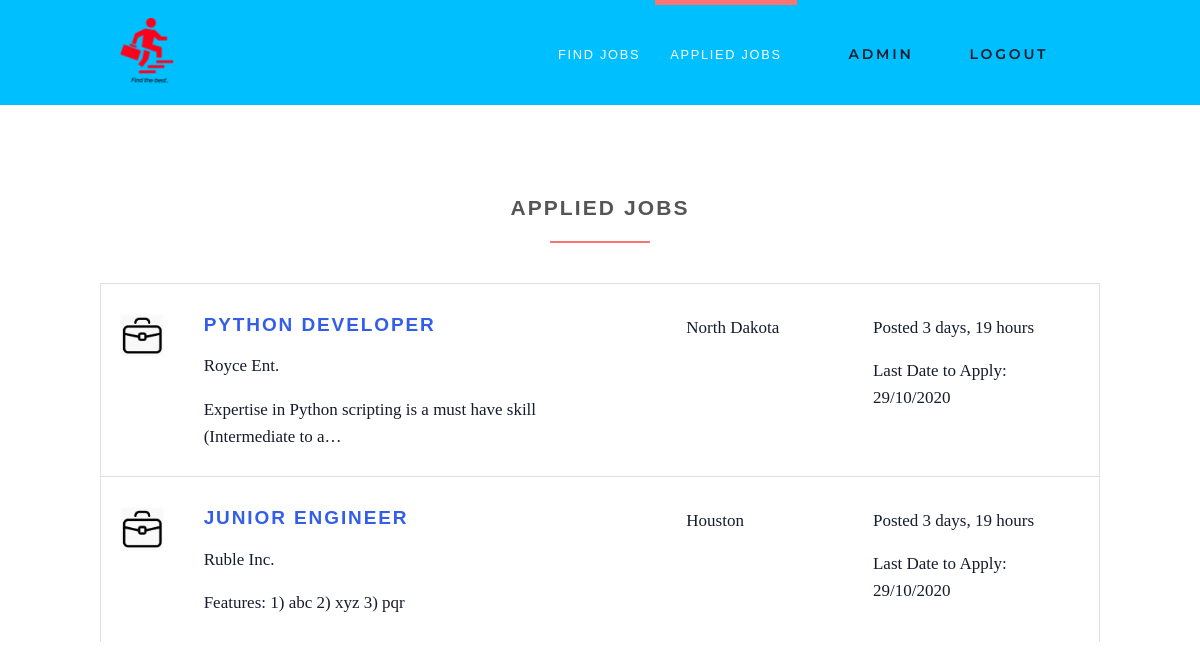
Page /applied-jobs/ (signed in) on the committed database.
### accounts/models.py (models this page shows, shortened)
class User(AbstractUser):
    username = None
    first_name = models.CharField(max_length=20)
    last_name = models.CharField(max_length=20)
    is_employee = models.BooleanField(default=False)
    is_employer = models.BooleanField(default=False)
    user_gender = models.CharField(max_length=10, choices=GENDER_CHOICES, null=True, blank=True)
    user_link = models.CharField(max_length=200, default="")
    user_skills = models.TextField(null=True, default="")
    email = models.EmailField(unique=True, blank=False,
                              error_messages={
                                  'unique': "A profile user with same email already exists in application.",
                              })
    company_name = models.CharField(max_length=20, default="")
    company_address = models.CharField(max_length=30, default="")
    USERNAME_FIELD = "email"
    REQUIRED_FIELDS = []
    objects = UserManagement()

### jobs/models.py (models this page shows, shortened)
class Job(models.Model):
    user = models.ForeignKey(User, on_delete=models.CASCADE)
    job_title = models.CharField(max_length=200)
    job_description = models.TextField()
    job_location = models.CharField(max_length=200)
    type = models.CharField(choices=JOB_TYPE, max_length=20)
    job_category = models.CharField(max_length=100)
    last_date = models.DateTimeField()
    company_name = models.CharField(max_length=100)
    company_description = models.CharField(max_length=300)
    job_website = models.CharField(max_length=200, default="")
    created_at = models.DateTimeField(default=timezone.now)
    filled = models.BooleanField(default=False)
    job_salary = models.IntegerField(default=0, blank=True)

### jobs/views/employee/views.py (the view)
# urls.py: path('applied-jobs/', AppliedJobs.as_view(), name='applied-jobs'),
class AppliedJobs(LoginRequiredMixin, View):
    model = Applicant
    def get(self, request):
        if request.user.is_employee:
            apps = self.model.objects.filter(user=self.request.user)
            jobs = []
            for job in apps:
                jobs.append(job.job)
            return render(request, 'accounts/employee/applied-jobs.html',{'jobs':jobs, 'applied_active':'active'})
        else:
            return redirect('jobs:landing')

### templates/accounts/employee/applied-jobs.html (shortened to what this page needs)
{% extends 'base.html' %}
{% load static %}
{% block content %}
<section class="mt-0">
    <div class="container">
        <h3 class="heading ml-0">Applied Jobs</h3>
        {% for job in jobs %}
            <div class="job-listing  ">
                <div class="row">
                    <div class="col-md-12 col-lg-6">
                        <div class="row">
                            <div class="col-2">
                                <img src="{% static 'img/job.png' %}"
                                     alt="Ipsioou " class="img-fluid">
                            </div>
                            <div class="col-10">
                                <h4 class="job__title">
                                        <a href="{%url 'jobs:job-details' job.id%}">{{ job.job_title }}</a></h4>
                                <p class="job__company">
                                    {{ job.company_name }}
                                </p>
                                <p>
                                    {{ job.job_description|truncatechars:70 }}
                                </p>
                            </div>
                        </div>
                    </div>
                    <div class="col-10 col-md-3 col-lg-2 ml-auto"><i class="fa fa-map-marker job__location"></i>
                        {{ job.job_location }}
                    </div>
                    <div class="col-10 col-md-3 col-lg-3 ml-auto">
                        <p>Posted {{ job.created_at|timesince }}</p>
                        <p>Last Date to Apply: {{job.last_date|date:'d/m/Y'}}</p>
                    </div>
                </div>
            </div>
        {% endfor %}
    </div>
</section>
{% endblock %}

### templates/base.html (shortened to what this page needs)
{% load static %}
<!DOCTYPE html>
<html>
<head>
    <link rel="stylesheet"
          href="{% static 'vendor/bootstrap/css/bootstrap.min.css' %}">
    <link rel="stylesheet"
          href="{% static 'vendor/font-awesome/css/font-awesome.min.css' %}">
    <link rel="stylesheet"
          href="{% static 'vendor/owl.carousel/assets/owl.carousel.css' %}">
    <link rel="stylesheet"
          href="{% static 'vendor/owl.carousel/assets/owl.theme.default.css' %}">
    <link rel="stylesheet" href="{% static 'css/style.default.css' %}"
          id="theme-stylesheet">
    <link rel="stylesheet" href="{% static 'css/theme.min.css' %}">
    <link rel="stylesheet" href="{% static 'css/custom.css' %}">
</head>
<body>
<header class="header">
    <nav class="navbar navbar-expand-lg">
        <div class="container">
            <a href="/" class="navbar-brand">
                <img src="{% static 'img/jobhub.png' %}" alt="logo" class="d-none d-lg-block img-logo">
            </a>
            <div id="navbarSupportedContent" class="collapse navbar-collapse">
                <ul class="navbar-nav ml-auto">
                    {% if request.user.is_authenticated %}
                        {% if request.user.is_employee %}
                            <li class="nav-item {{find_active}}">
                                <a href="{% url 'jobs:search-jobs' %}" class="nav-link">Find Jobs<span class="sr-only">(current)</span></a>
                            </li>
                            <li class="nav-item {{applied_active}}">
                                <a href="{%url 'jobs:applied-jobs'%}" class="nav-link">Applied Jobs<span class="sr-only">(current)</span></a>
                            </li>
                        {% endif %}
                        <li class="nav-item" style="color: #fff">
                            <a href="#" class="btn navbar-btn  mb-5 mb-lg-0">
                                    <i class="fa fa-user"></i>{{ request.user.first_name }}
                            </a>
                        </li>
                        <li class="nav-item" style="color: #fff">
                             <a href="{% url 'accounts:logout' %}" class="btn navbar-btn  mb-5 mb-lg-0">Logout<i class="fa fa-sign-out"></i></a>
                        </li>
                    {% endif %}
                </ul>
            </div>
        </div>
    </nav>
</header>
<div>
    {% block content %} {% endblock %}
</div>
</body>
</html>

### static/css/style.default.css (style rules this page uses)
html { height:100% }
body { height:100% }
header { z-index:1000 }
section { position:relative;padding-top:90px;padding-bottom:90px }
.heading { text-align:center;margin-bottom:40px }
.heading:after { content:" ";display:block;width:100px;height:2px;margin:20px auto 20px;background:#ff7473 }
a,button { -webkit-transition:all .2s ease-out;transition:all .2s ease-out }
a i.fa,button i.fa { margin:0 5px }
.header { width:100% }
.navbar { text-transform:uppercase;letter-spacing:0.1em;background:#746EA9;padding-top:0 !important;padding-bottom:0 !important }
.navbar a { font-family:"Montserrat",Helvetica,Arial,sans-serif }
.navbar ul.navbar-nav>li>a:not(.navbar-btn) { color:#fff;font-weight:300;font-family:"Montserrat",Helvetica,Arial,sans-serif;font-size:0.8rem }
@media (min-width: 992px) { .navbar ul.navbar-nav>li>a:not(.navbar-btn) { border-top:5px solid transparent;padding:40px 15px !important;color:#fff;font-weight:300 } }
@media (min-width: 992px) { .navbar ul.navbar-nav>li.active>a,.navbar ul.navbar-nav>li.show>a { text-decoration:none !important;border-top-color:#ff7473;color:#ff7473 } }
@media (min-width: 992px) { .navbar ul.navbar-nav>li>a.navbar-btn { margin:32px 15px !important;-webkit-transform:translateY(4px);transform:translateY(4px) } }
.job-listing { border:solid 1px #dee2e6;border-bottom:none;padding-top:30px;padding-bottom:10px;padding-left:19px;padding-right:15px;clear:both;-webkit-transition:all .2s ease-out;transition:all .2s ease-out }
.job__title { margin-top:0 }
.job__location { margin-right:5px;color:#868e96 }
.navbar { padding:.5rem 1rem }
.navbar-brand { display:inline-block;padding-top:.33594rem;padding-bottom:.33594rem;margin-right:1rem;font-size:1.09375rem }
.btn { font-weight:700;font-family:"Montserrat",Helvetica,Arial,sans-serif;border:1px solid transparent;text-transform:uppercase;letter-spacing:0.2em;padding:.375rem .75rem;font-size:.875rem;line-height:1.5;border-radius:0;-webkit-transition:background-color 0.15s ease-in-out,border-color 0.15s ease-in-out,-webkit-box-shadow 0.15s ease-in-out;transition:background-color 0.15s ease-in-out,border-color 0.15s ease-in-out,-webkit-box-shadow 0.15s ease-in-out;transition:background-color 0.15s ease-in-out,border-color 0.15s ease-in-out,box-shadow 0.15s ease-in-out;transition:background-color 0.15s ease-in-out,border-color 0.15s ease-in-out,box-shadow 0.15s ease-in-out,-webkit-box-shadow 0.15s ease-in-out }
body { font-family:"Roboto",Helvetica,Arial,sans-serif;font-size:.875rem;font-weight:400;line-height:1.5;color:#555;background-color:#fff }
a { color:#ff7473;text-decoration:none }
h1,h2,h3,h4,h5,h6,.h1,.h2,.h3,.h4,.box-simple h3,.box-image .name h3,.box-image-text .top .name h3,.box-image-text .top .name h4,.h5,.h6 { margin-bottom:1rem;font-family:"Montserrat",Helvetica,Arial,sans-serif;font-weight:700;line-height:1.2;color:#555;text-transform:uppercase;letter-spacing:0.1em }
h3,.h3 { font-size:1.4875rem }
h4,.h4,.box-simple h3,.box-image .name h3,.box-image-text .top .name h3,.box-image-text .top .name h4 { font-size:1.0675rem }

### static/css/custom.css (style rules this page uses)
h1, h2, h3, h4, h5, h6, .h1, .h2, .h3, .h4, .box-simple h3, .box-image .name h3, .box-image-text .top .name h3, .box-image-text .top .name h4, .h5, .h6 { margin-bottom: 1rem; font-family: "avenir", Helvetica, Arial,sans-serif; font-weight: 700; line-height: 1.2; color: #555; letter-spacing: 0.1em; }
.navbar ul.navbar-nav>li>a:not(.navbar-btn) { color: #fff; font-weight: 300; font-family: "avenir",Helvetica,Arial,sans-serif; font-size: 0.8rem; }
.navbar { text-transform: uppercase; letter-spacing: 0.1em; background: deepskyblue; padding-top: 0 !important; padding-bottom: 0 !important; }
.btn { padding: .375rem .75rem; font-size: .875rem; }
.img-logo { height: 70px; }

### rows in the picture
User: user.first_name "ADMIN"
Job: job_title "PYTHON DEVELOPER", company_name "Royce Ent.", job_description "Expertise in Python scripting is a must have skill (Intermediate to a…", job_location "North Dakota", created_at "3 days, 19 hours", last_date "29/10/2020"
Job: job_title "JUNIOR ENGINEER", company_name "Ruble Inc.", job_description "Features: 1) abc 2) xyz 3) pqr", job_location "Houston", created_at "3 days, 19 hours", last_date "29/10/2020"
